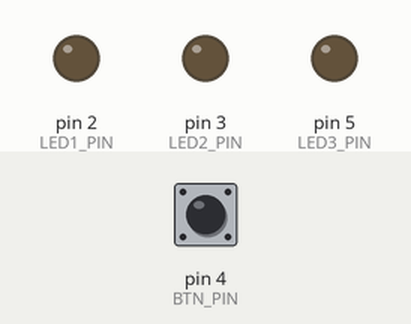
Recording of a sketch running on a simulated Arduino Uno, built with avr-gcc and run on an emulated ATmega328P. Shown: output pins drawn as LEDs (lit = HIGH). Inputs (shaded band) come from the test bench; at power-on: pin 4 (BTN_PIN) HIGH.

Above: at 1.2 s.
1.3 s: pin 4 (BTN_PIN) pulled LOW for 0.15 s
At 1.45 s:
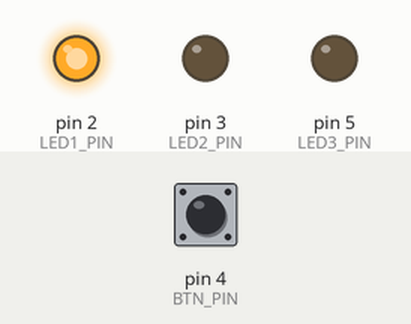
At 2.35 s:
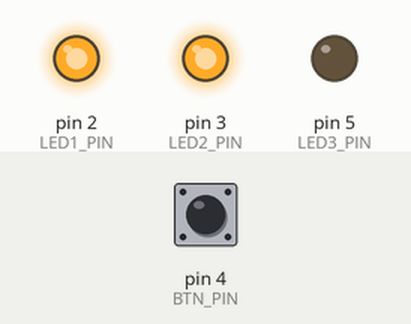
4.3 s: pin 4 (BTN_PIN) pulled LOW for 3.2 s
At 5.2 s:
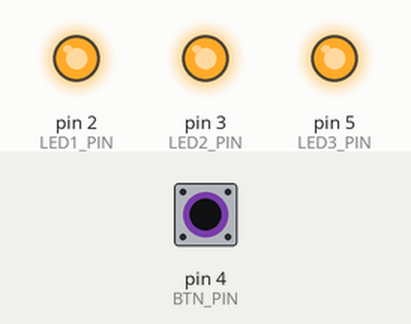
Timing chart, 0 to 9.6 s (numbered marks = the images above; inputs shaded):
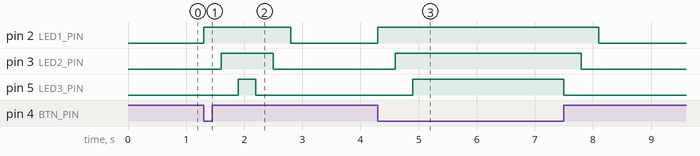

The sketch:

click2turnOn.ino
```cpp
#define LED1_PIN 2
#define LED2_PIN 3
#define LED3_PIN 5
#define BTN_PIN 4

bool btn_state = HIGH;
bool last_state = btn_state;

void light(bool state)
{
  if (state == 0)
  {
    digitalWrite(LED1_PIN, HIGH);
    delay(300);
    digitalWrite(LED2_PIN, HIGH);
    delay(300);
    digitalWrite(LED3_PIN, HIGH);
    delay(300);
  }
  else
  {
    digitalWrite(LED3_PIN, LOW);
    delay(300);
    digitalWrite(LED2_PIN, LOW);
    delay(300);
    digitalWrite(LED1_PIN, LOW);
    delay(300);
  }

  last_state = state;
}

void setup() {
  // put your setup code here, to run once:
  pinMode(LED1_PIN, OUTPUT);
  pinMode(LED2_PIN, OUTPUT);
  pinMode(LED3_PIN, OUTPUT);
  pinMode(BTN_PIN, INPUT_PULLUP);
}

void loop() {
  // put your main code here, to run repeatedly:
  btn_state = digitalRead(BTN_PIN);

  if (btn_state == LOW)
  {
    if (last_state != btn_state)
      light(btn_state);
  }
  else
  {
    if (last_state != btn_state)
      light(btn_state);
  }
}
```

Measured:
- after the input at 1.3 s, pin 2 (LED1_PIN): LOW → HIGH at once, → LOW 1.5 s later; pin 3 (LED2_PIN): LOW → HIGH after 0.30 s, → LOW 0.90 s later; pin 5 (LED3_PIN): LOW → HIGH after 0.60 s, → LOW 0.30 s later
- after the input at 4.3 s, pin 2 (LED1_PIN): LOW → HIGH at once, → LOW 3.8 s later; pin 3 (LED2_PIN): LOW → HIGH after 0.30 s, → LOW 3.2 s later; pin 5 (LED3_PIN): LOW → HIGH after 0.60 s, → LOW 2.6 s later
